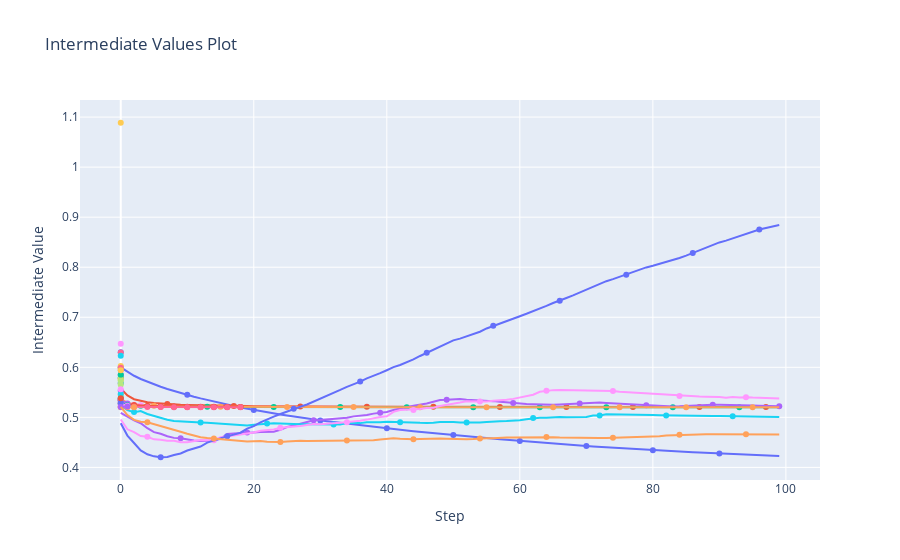

Here is the notebook cell this chart was saved with:
### Code cell
# create graph directory for this model
graph_path = pathlib.Path(
    f"../../figures/{mlp_params.MODEL_TYPE}/{mlp_params.MODEL_NAME}/{mlp_params.CELL_TYPE}/hyperparameter_optimization"
).resolve(strict=True)

pathlib.Path(graph_path).mkdir(parents=True, exist_ok=True)
fig = optuna.visualization.plot_intermediate_values(study)

graph_path = f"{graph_path}/plot_intermediate_values_graph"

fig.write_image(pathlib.Path(f"{graph_path}.png"))
fig.show()
